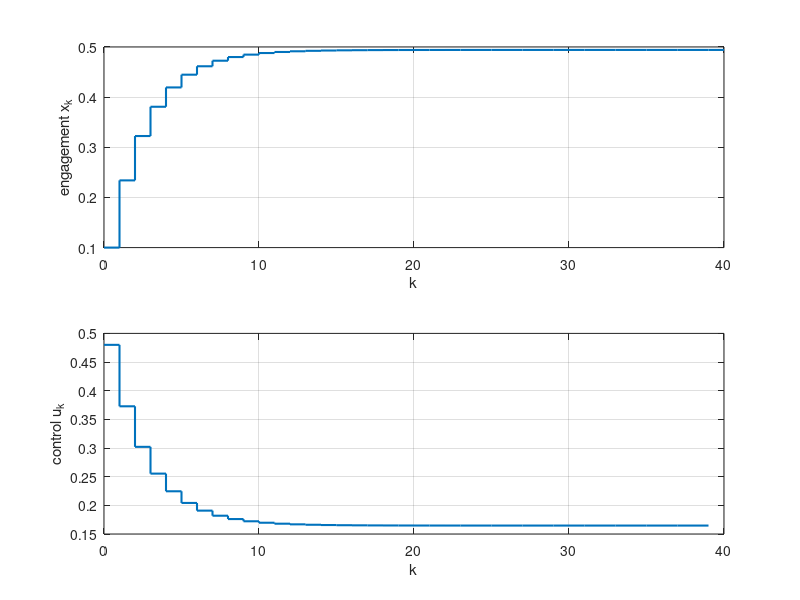

Write the MATLAB code that produced this figure.
a = 0.9;
b = 0.3;
K = 0.8;
x_ref = 0.7;

N = 40;
x = zeros(1, N+1);
u = zeros(1, N);
x(1) = 0.1;

for k = 1:N
    u(k) = -K * (x(k) - x_ref);
    x(k+1) = a * x(k) + b * u(k);
end

k = 0:N;
figure;
subplot(2,1,1);
stairs(k, x, "LineWidth", 1.5);
xlabel("k");
ylabel("engagement x_k");
grid on;

subplot(2,1,2);
stairs(0:N-1, u, "LineWidth", 1.5);
xlabel("k");
ylabel("control u_k");
grid on;
      
